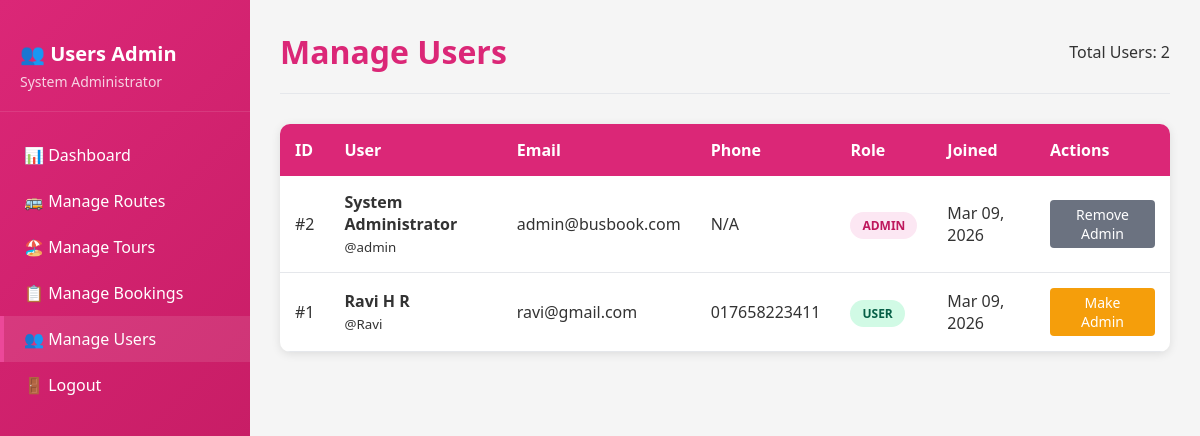
The page /transport_booking/admin/users.php (signed in) on the database its author committed.
### tables this page shows
CREATE TABLE `users` (
  `id` int(11) NOT NULL,
  `username` varchar(50) DEFAULT NULL,
  `email` varchar(100) DEFAULT NULL,
  `password_hash` varchar(255) DEFAULT NULL,
  `full_name` varchar(100) DEFAULT NULL,
  `phone` varchar(20) DEFAULT NULL,
  `role` varchar(20) DEFAULT 'user',
  `created_at` timestamp NOT NULL DEFAULT current_timestamp()
);

### transport_booking/config/database.php (called while the page is built, shortened)
<?php
class Database {
    private $host = 'localhost';
    private $user = 'root';
    private $password = '';
    private $dbname = 'transport_booking';
    public function __construct() {
        try {
            $this->conn = new mysqli($this->host, $this->user, $this->password, $this->dbname);
        } catch (Exception $e) {
            die("Database connection error: " . $e->getMessage());
        }
    }
}
?>

### transport_booking/admin/users.php (the view, shortened to what this page needs)
<?php
require_once '../config/database.php';
$db = new Database();
$users = $db->conn->query("SELECT * FROM users ORDER BY created_at DESC");
?>
<!DOCTYPE html>
<html lang="en">
<head>
</head>
<body>
    <div class="admin-container">
        <div class="sidebar">
            <div class="sidebar-header">
                <h2>👥 Users Admin</h2>
                <p><?php echo $_SESSION['full_name'] ?? 'Admin'; ?></p>
            </div>
            <div class="nav-links">
                <a href="index.php">📊 Dashboard</a>
                <a href="routes.php">🚌 Manage Routes</a>
                <a href="tours.php">🏖️ Manage Tours</a>
                <a href="bookings.php">📋 Manage Bookings</a>
                <a href="users.php" class="active">👥 Manage Users</a>
                <a href="../logout.php">🚪 Logout</a>
            </div>
        </div>
        <div class="main-content">
            <div class="header">
                <h1>Manage Users</h1>
                <div>Total Users: <?php echo $users->num_rows; ?></div>
            </div>
            <div class="table-container">
                <table>
                    <thead>
                        <tr>
                            <th>ID</th>
                            <th>User</th>
                            <th>Email</th>
                            <th>Phone</th>
                            <th>Role</th>
                            <th>Joined</th>
                            <th>Actions</th>
                        </tr>
                    </thead>
                    <tbody>
                        <?php if($users->num_rows > 0): ?>
                            <?php while($user = $users->fetch_assoc()): ?>
                            <tr>
                                <td>#<?php echo $user['id']; ?></td>
                                <td>
                                    <strong><?php echo htmlspecialchars($user['full_name']); ?></strong><br>
                                    <small>@<?php echo htmlspecialchars($user['username']); ?></small>
                                </td>
                                <td><?php echo htmlspecialchars($user['email']); ?></td>
                                <td><?php echo htmlspecialchars($user['phone'] ?? 'N/A'); ?></td>
                                <td>
                                    <span class="role-badge role-<?php echo $user['role']; ?>">
                                        <?php echo ucfirst($user['role']); ?>
                                    </span>
                                </td>
                                <td><?php echo date('M d, Y', strtotime($user['created_at'])); ?></td>
                                <td>
                                    <?php if($user['role'] == 'user'): ?>
                                        <button class="btn-action btn-make-admin">Make Admin</button>
                                    <?php else: ?>
                                        <button class="btn-action btn-remove-admin">Remove Admin</button>
                                    <?php endif; ?>
                                </td>
                            </tr>
                            <?php endwhile; ?>
                        <?php endif; ?>
                    </tbody>
                </table>
            </div>
        </div>
    </div>
</body>
</html>

### transport_booking/admin/users.php (style rules this page uses)
* { margin: 0; padding: 0; box-sizing: border-box; font-family: 'Segoe UI', Tahoma, Geneva, Verdana, sans-serif; }
body { background: #f5f5f5; color: #333; }
.admin-container { display: flex; min-height: 100vh; }
.sidebar { width: 250px; background: linear-gradient(135deg, #db2777 0%, #be185d 100%); color: white; padding: 20px 0; }
.sidebar-header { padding: 20px; border-bottom: 1px solid rgba(255,255,255,0.1); }
.sidebar-header h2 { font-size: 20px; margin-bottom: 5px; }
.sidebar-header p { font-size: 14px; opacity: 0.8; }
.nav-links { padding: 20px 0; }
.nav-links a { display: block; padding: 12px 20px; color: white; text-decoration: none; border-left: 4px solid transparent; transition: all 0.3s; }
.nav-links a:hover, .nav-links a.active { background: rgba(255,255,255,0.1); border-left-color: #ec4899; }
.main-content { flex: 1; padding: 30px; }
.header { display: flex; justify-content: space-between; align-items: center; margin-bottom: 30px; padding-bottom: 20px; border-bottom: 1px solid #e5e7eb; }
.header h1 { color: #db2777; }
.table-container { background: white; border-radius: 10px; overflow: hidden; box-shadow: 0 2px 10px rgba(0,0,0,0.1); }
table { width: 100%; border-collapse: collapse; }
th { background: #db2777; color: white; padding: 15px; text-align: left; }
td { padding: 15px; border-bottom: 1px solid #e5e7eb; }
.role-badge { padding: 5px 12px; border-radius: 20px; font-size: 12px; font-weight: 600; text-transform: uppercase; }
.role-admin { background: #fce7f3; color: #be185d; }
.role-user { background: #d1fae5; color: #065f46; }
.btn-action { padding: 5px 15px; border-radius: 4px; text-decoration: none; font-size: 14px; cursor: pointer; border: none; }
.btn-make-admin { background: #f59e0b; color: white; }
.btn-remove-admin { background: #6b7280; color: white; }

### rows shown on the page
users: id "2", full_name "System Administrator", username "admin", email "admin@busbook.com", phone "N/A", role "ADMIN", created_at "Mar 09, 2026", shows "Remove Admin"
users: id "1", full_name "Ravi H R", username "Ravi", email "ravi@gmail.com", phone "017658223411", role "USER", created_at "Mar 09, 2026", shows "Make Admin"

### other values the page prints
$_SESSION['full_name'] "System Administrator"
$users->num_rows "2"
